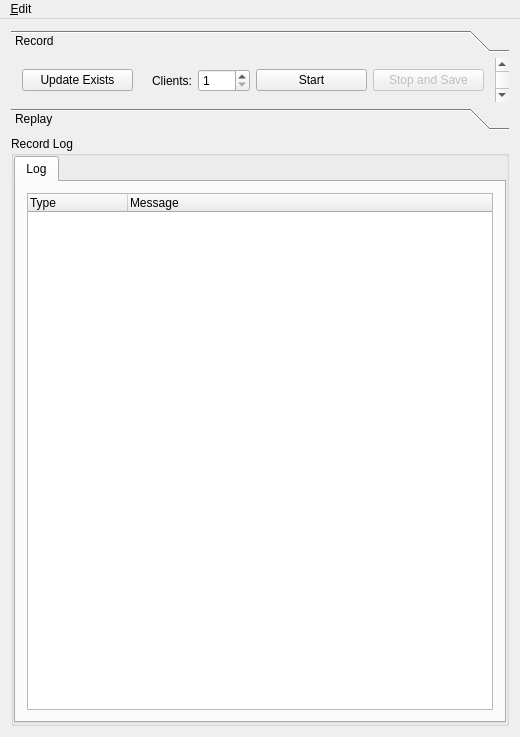
<?xml version="1.0" encoding="UTF-8"?>
<ui version="4.0">
 <class>MainWindow</class>
 <widget class="QMainWindow" name="MainWindow">
  <property name="geometry">
   <rect>
    <x>0</x>
    <y>0</y>
    <width>520</width>
    <height>737</height>
   </rect>
  </property>
  <property name="windowTitle">
   <string>OracleServer</string>
  </property>
  <widget class="QWidget" name="centralWidget">
   <layout class="QVBoxLayout" name="verticalLayout">
    <property name="sizeConstraint">
     <enum>QLayout::SetDefaultConstraint</enum>
    </property>
    <item>
     <widget class="QToolBox" name="toolBox">
      <property name="sizePolicy">
       <sizepolicy hsizetype="Preferred" vsizetype="Preferred">
        <horstretch>0</horstretch>
        <verstretch>0</verstretch>
       </sizepolicy>
      </property>
      <property name="minimumSize">
       <size>
        <width>400</width>
        <height>0</height>
       </size>
      </property>
      <property name="maximumSize">
       <size>
        <width>16777215</width>
        <height>100</height>
       </size>
      </property>
      <property name="currentIndex">
       <number>0</number>
      </property>
      <widget class="QWidget" name="page">
       <property name="geometry">
        <rect>
         <x>0</x>
         <y>0</y>
         <width>502</width>
         <height>36</height>
        </rect>
       </property>
       <attribute name="label">
        <string>Record</string>
       </attribute>
       <layout class="QHBoxLayout" name="horizontalLayout_3">
        <item>
         <widget class="QPushButton" name="update">
          <property name="enabled">
           <bool>true</bool>
          </property>
          <property name="text">
           <string>Update Exists</string>
          </property>
         </widget>
        </item>
        <item>
         <layout class="QHBoxLayout" name="horizontalLayout_2">
          <item>
           <widget class="QLabel" name="label">
            <property name="text">
             <string>Clients:</string>
            </property>
            <property name="alignment">
             <set>Qt::AlignRight|Qt::AlignTrailing|Qt::AlignVCenter</set>
            </property>
           </widget>
          </item>
          <item>
           <widget class="QSpinBox" name="clientNumber">
            <property name="frame">
             <bool>true</bool>
            </property>
            <property name="suffix">
             <string notr="true"/>
            </property>
            <property name="prefix">
             <string notr="true"/>
            </property>
            <property name="minimum">
             <number>1</number>
            </property>
           </widget>
          </item>
         </layout>
        </item>
        <item>
         <widget class="QPushButton" name="startRecord">
          <property name="enabled">
           <bool>true</bool>
          </property>
          <property name="text">
           <string>Start</string>
          </property>
         </widget>
        </item>
        <item>
         <widget class="QPushButton" name="stopRecord">
          <property name="enabled">
           <bool>false</bool>
          </property>
          <property name="text">
           <string>Stop and Save</string>
          </property>
         </widget>
        </item>
       </layout>
      </widget>
      <widget class="QWidget" name="page_3">
       <property name="geometry">
        <rect>
         <x>0</x>
         <y>0</y>
         <width>514</width>
         <height>32</height>
        </rect>
       </property>
       <attribute name="label">
        <string>Replay</string>
       </attribute>
       <layout class="QHBoxLayout" name="horizontalLayout">
        <item>
         <widget class="QCheckBox" name="dontKillMe">
          <property name="text">
           <string>Don't kill Chiwawa</string>
          </property>
         </widget>
        </item>
        <item>
         <widget class="QPushButton" name="testSpecific">
          <property name="text">
           <string>Specific Test</string>
          </property>
         </widget>
        </item>
        <item>
         <widget class="QPushButton" name="smokeBtn">
          <property name="text">
           <string>Smoke Test</string>
          </property>
         </widget>
        </item>
        <item>
         <widget class="QPushButton" name="regBtn">
          <property name="text">
           <string>Run all test case</string>
          </property>
         </widget>
        </item>
        <item>
         <widget class="QPushButton" name="stopReplay">
          <property name="enabled">
           <bool>false</bool>
          </property>
          <property name="text">
           <string>Stop</string>
          </property>
         </widget>
        </item>
       </layout>
      </widget>
     </widget>
    </item>
    <item>
     <widget class="QGroupBox" name="groupBox_2">
      <property name="sizePolicy">
       <sizepolicy hsizetype="Expanding" vsizetype="Expanding">
        <horstretch>0</horstretch>
        <verstretch>0</verstretch>
       </sizepolicy>
      </property>
      <property name="title">
       <string>Record Log</string>
      </property>
      <property name="flat">
       <bool>false</bool>
      </property>
      <layout class="QGridLayout" name="gridLayout_2">
       <property name="margin">
        <number>0</number>
       </property>
       <property name="spacing">
        <number>0</number>
       </property>
       <item row="0" column="0">
        <widget class="QTabWidget" name="logTab">
         <property name="sizePolicy">
          <sizepolicy hsizetype="Preferred" vsizetype="Preferred">
           <horstretch>0</horstretch>
           <verstretch>0</verstretch>
          </sizepolicy>
         </property>
         <property name="currentIndex">
          <number>0</number>
         </property>
         <property name="tabsClosable">
          <bool>false</bool>
         </property>
         <property name="movable">
          <bool>true</bool>
         </property>
         <widget class="QWidget" name="tab">
          <attribute name="title">
           <string>Log</string>
          </attribute>
          <layout class="QGridLayout" name="gridLayout_5">
           <item row="0" column="0">
            <widget class="QTreeWidget" name="log">
             <property name="rootIsDecorated">
              <bool>false</bool>
             </property>
             <column>
              <property name="text">
               <string>Type</string>
              </property>
             </column>
             <column>
              <property name="text">
               <string>Message</string>
              </property>
             </column>
            </widget>
           </item>
          </layout>
         </widget>
        </widget>
       </item>
      </layout>
     </widget>
    </item>
   </layout>
  </widget>
  <widget class="QMenuBar" name="menuBar">
   <property name="geometry">
    <rect>
     <x>0</x>
     <y>0</y>
     <width>520</width>
     <height>21</height>
    </rect>
   </property>
   <widget class="QMenu" name="menu_Edit">
    <property name="title">
     <string>&amp;Edit</string>
    </property>
    <addaction name="action_Preference"/>
   </widget>
   <addaction name="menu_Edit"/>
  </widget>
  <action name="action_Preference">
   <property name="text">
    <string>&amp;Preference</string>
   </property>
  </action>
 </widget>
 <layoutdefault spacing="6" margin="11"/>
 <resources/>
 <connections/>
 <slots>
  <slot>slot_replayMCR()</slot>
  <slot>slot_createMCR()</slot>
  <slot>slot_remoteClient()</slot>
  <slot>slot_startRegression()</slot>
  <slot>slot_startSmokeTest()</slot>
 </slots>
</ui>
